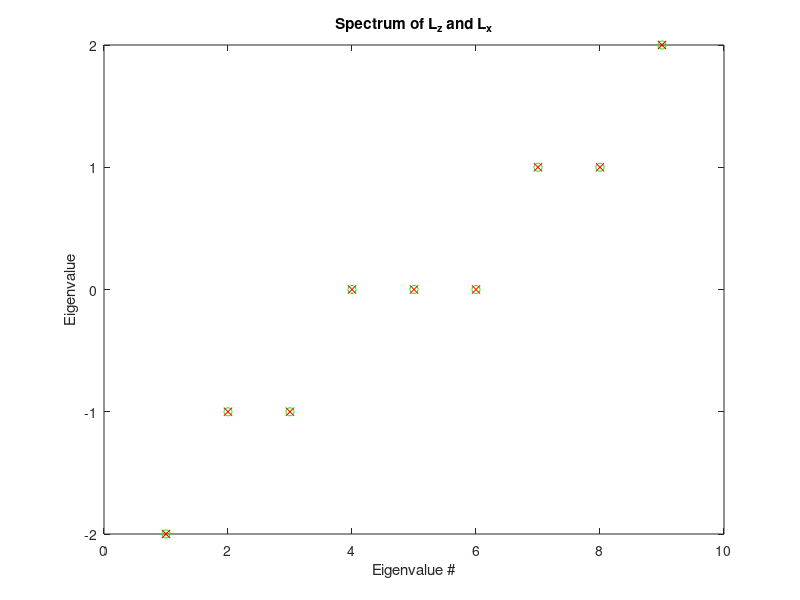
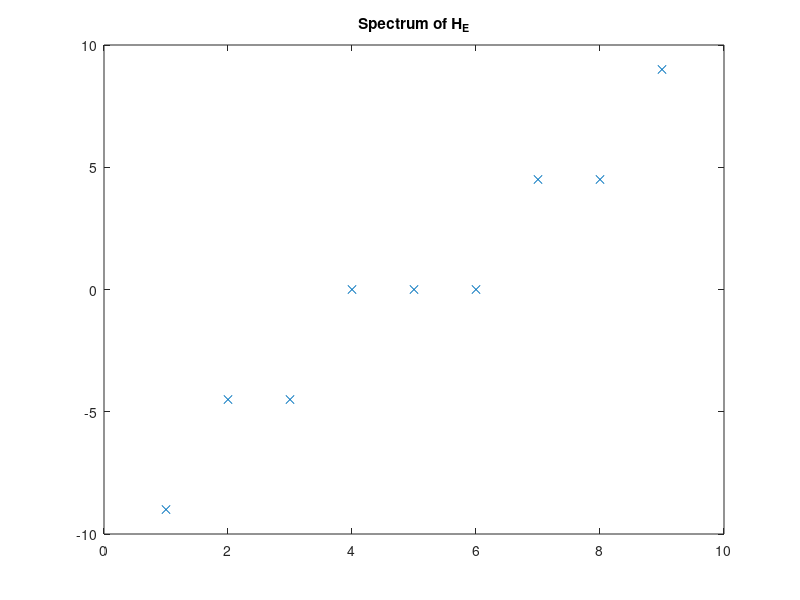
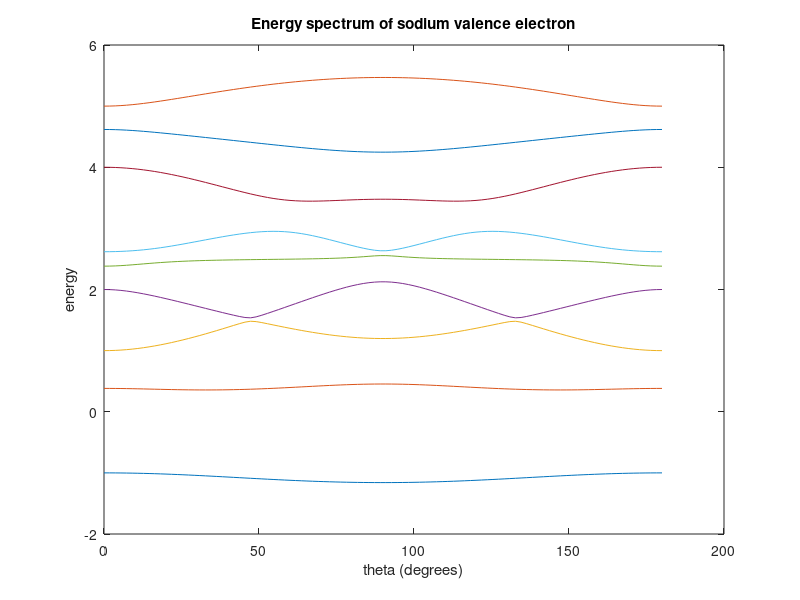

Reproduce these figures in MATLAB, in order.
clear all; close all

N = 3;
nc = 9;
emFac = 4.5; %Porpotionality factor between Stark/Zeeman effect energy levels

h0  = zeros(nc,nc);
hlz = zeros(nc,nc);
hlx = zeros(nc,nc);
he  = zeros(nc,nc);

lvals = [0 1 1 1 2 2 2 2 2];
mvals = [0 1 0 -1 2 1 0 -1 -2];
lidx = 0;
for cidx = 1:nc
    for ridx = 1:nc
        l = lvals(cidx);  m = mvals(cidx);
        lp = lvals(ridx); mp = mvals(ridx);
        
        %H0
        if cidx == ridx
           if cidx == 1
               h0(ridx, cidx) = h0(ridx, cidx)+0;
           elseif (1<cidx) &&(cidx< 5)
               h0(ridx, cidx) = h0(ridx, cidx)+2;
           else
               h0(ridx, cidx) = h0(ridx, cidx)+3;
           end
        end
        
        %Lz
        if (l==lp) && (m==mp) 
           hlz(ridx, cidx) = hlz(ridx,cidx) + m; 
        end
        
        %Lx
        if (l==lp)
           if (mp==(m+1))
               %L+
               %hlx(ridx, cidx) = hlx(ridx, cidx)+sqrt( l*(l+1)-m*(m+1) );
               hlx(ridx, cidx) = hlx(ridx, cidx)+sqrt( (l-m)*(l+m+1) );
           end
           if (mp==(m-1))
               %L- 
               %hlx(ridx, cidx) = hlx(ridx, cidx)+sqrt( l*(l+1)-m*(m-1) );
               hlx(ridx, cidx) = hlx(ridx, cidx)+sqrt( (l+m)*(l-m+1) );
           end
        end
        
        %E.r
        if (l-lp) == 1
           if (mp == m)
              angFac = sqrt( ((l+m)*(l-m)) / ((2*l+1)*(2*l-1)) );
              rFac   = (3/2)*N*sqrt(N^2-l^2);
              he(ridx,cidx) = he(ridx,cidx)+rFac*angFac;
           end
        end
        if (lp-l) == 1
           if (mp == m)
              angFac = sqrt( ((lp+mp)*(lp-mp)) / ((2*lp+1)*(2*lp-1)) );
              rFac   = (3/2)*N*sqrt(N^2-lp^2);
              he(ridx,cidx) = he(ridx,cidx)+rFac*angFac;
           end
        end
        
    end
end
hlx = hlx./2; %Make Lx from L+, L-

%Use eig to find eigenvalues/vectors

ev0 = eig(h0);
evz = eig(hlz);
evx = eig(hlx);
eve = eig(he);

figure; plot(evx,'go')
hold on; plot(evx, 'rx')
title('Spectrum of L_z and L_x')
xlabel('Eigenvalue #'); ylabel('Eigenvalue')

figure; plot(eve, 'x')
title('Spectrum of H_{E}')
he = he./emFac; %Make Stark effect same magitude as Zeeman

%Find total system spectrum
ndegs = 100;
theta = linspace(0, pi, ndegs);
for didx = 1:ndegs
    ht = h0+he+hlz*cos(theta(didx))+hlx*sin(theta(didx));
    evt(:,didx)=eig(ht);
end

figure; plot(theta.*180/pi, evt'); 
title('Energy spectrum of sodium valence electron');
xlabel('theta (degrees)'); ylabel('energy')